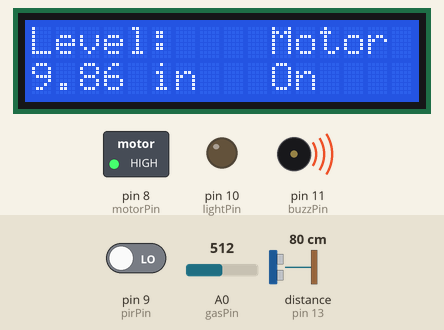
Simulated run of this sketch. Board: Arduino Uno, built with avr-gcc and run on an emulated ATmega328P. Shown: 16×2 character LCD, switched loads named in the sketch (green lamp = pin HIGH), output pins drawn as LEDs (lit = HIGH), buzzer (waves = sounding, pin HIGH). Wiring (inferred from the names in the program): ultrasonic range finder: trigger pin 12; echo pin 13. Inputs (shaded band) come from the test bench; at power-on: distance to the obstacle (sensor on pin 13) 80 cm, pin 9 (pirPin) LOW, A0 (gasPin) = 512. The echo pulse lasts 58.3 µs per cm; pins used as bus, display or sensor lines are not drawn.

Above: at 1.2 s.
1.3 s: distance to the obstacle (sensor on pin 13) set to 149 cm
At 1.4 s:
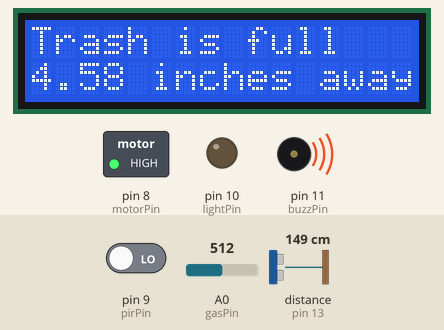
4.1 s: distance to the obstacle (sensor on pin 13) set to 157 cm
At 4.64 s:
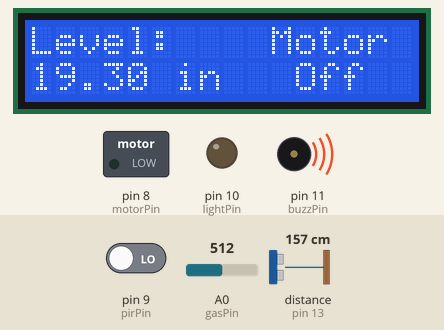
6.7 s: distance to the obstacle (sensor on pin 13) set to 2 cm
At 7.01 s:
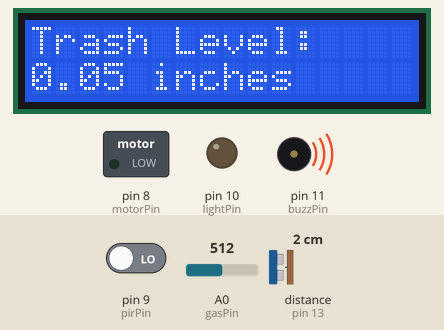
9.7 s: pin 9 (pirPin) driven HIGH
At 10.53 s:
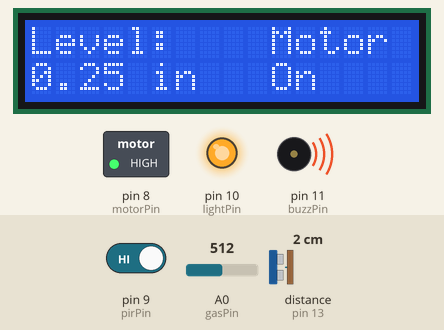
12.1 s: A0 (gasPin) set to 412
13.6 s: A0 (gasPin) set to 387
At 14.25 s:
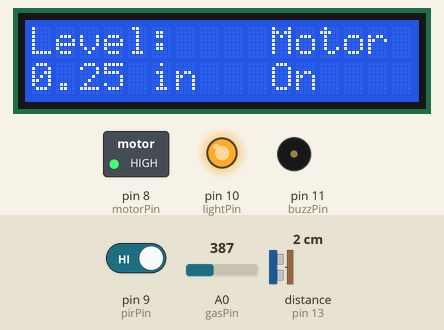
Timing chart, 0 to 16.6 s (numbered marks = the images above; inputs shaded):
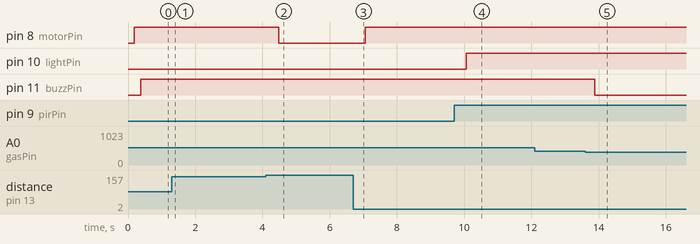

The sketch:

home_automation_system_using_arduino1.ino
```cpp
// *** LCD Display ***
#include<LiquidCrystal.h>
LiquidCrystal lcd(2,3,4,5,6,7);

// *** Ultrasonic Sensor ***
int trigPin = 12;
int echoPin = 13;
float travelTime;
float level;
float speed;//miles per hour

float readStatusofContainer(int trigPin,int echoPin)
{
  //sending ping
  digitalWrite(trigPin,LOW);
  delayMicroseconds(100);
  digitalWrite(trigPin,HIGH);
  delayMicroseconds(10);
  digitalWrite(trigPin,LOW);
  //returns round trip time of container status
  return pulseIn(echoPin,HIGH);
}

// *** DC Motor ***
int motorPin = 8;

// *** PIR Sensor ***
int pirPin = 9;

// *** Light ***
int lightPin = 10;

// *** Gas Sensor ***
int gasPin = A0;
int threshold = 400;

// *** Piezo ***
int buzzPin = 11;

// *** LED ***
int ledPin = 0;

void setup()
{
  Serial.begin(9600);

 // *** LCD Display ***
  lcd.begin(16,2);

 // *** Ultrasonic Sensor ***
  pinMode(trigPin,OUTPUT);
  pinMode(echoPin,INPUT);

 // *** DC Motor ***
  pinMode(motorPin,OUTPUT);

 // *** PIR Sensor ***
  pinMode(pirPin,INPUT);

 // *** Light ***
  pinMode(lightPin,OUTPUT);

 // *** Gas Sensor ***
  pinMode(gasPin,INPUT);

 // *** Piezo ***
  pinMode(buzzPin, OUTPUT);

 // *** LED ***
  pinMode(ledPin,OUTPUT);
}

void loop()
{
  // *** Trash can monitoring ***
  // Trash can height 5 inches
  travelTime = readStatusofContainer(trigPin,echoPin);//microseconds
  travelTime = travelTime/1000000;//seconds
  travelTime = travelTime/3600;//hours
  speed = 60.0;//miles per hour(86.4 for 5 inches)
  level = speed * travelTime;//miles
  level = level/2;//because travelTime is round trip time
  level = level * 63360;//inch
  if(level <= 4.5)
  {
    //dispaly status
    lcd.clear();
    lcd.setCursor(0,0);
    lcd.print("Trash Level:");
    lcd.setCursor(0,1);
    lcd.print(level);
  	lcd.print(" inches");
  	delay(100);
  }
  else
  {
    //dispaly status
    lcd.clear();
    lcd.setCursor(0,0);
    lcd.print("Trash is full");
    lcd.setCursor(0,1);
    lcd.print(level);
  	lcd.print(" inches away");
  	delay(100);
  }

  // *** Water level monitoring ***
  // Water tank height 20 inches
  travelTime = readStatusofContainer(trigPin,echoPin);//microseconds
  travelTime = travelTime/1000000;//seconds
  travelTime = travelTime/3600;//hours
  speed = 240.1;//miles per hour(345.3 for 20 inches)
  level = speed * travelTime;//miles
  level = level/2;//because travelTime is round trip time
  level = level * 63360;//inch
  if(level <= 19.0)
  {
    //dispaly status and Turn on motor
	digitalWrite(motorPin,HIGH);
    lcd.clear();
    lcd.setCursor(0,0);
    lcd.print("Level:    Motor");
    lcd.setCursor(0,1);
    lcd.print(level);
  	lcd.print(" in   On");
  	delay(100);
  }
  else
  {
    //dispaly status and Turn off motor
    digitalWrite(motorPin,0);
    lcd.clear();
    lcd.setCursor(0,0);
    lcd.print("Level:    Motor");
    lcd.setCursor(0,1);
    lcd.print(level);
  	lcd.print(" in   Off");
  	delay(100);
  }

  // *** Motion Detection
  if(digitalRead(pirPin)==HIGH)
  	digitalWrite(lightPin, HIGH);
  else
    digitalWrite(lightPin, LOW);
  delay(100);

  // *** Detects flammable gases ***
  if(analogRead(gasPin) >= threshold)
  {
    digitalWrite(ledPin,HIGH);
  	digitalWrite(buzzPin,HIGH);
  }
  else
  {
    digitalWrite(ledPin,LOW);
    digitalWrite(buzzPin,LOW);
  }
  delay(100);
}
```

Measured:
- the behaviour switches between 154 and 155 cm on distance to the obstacle (sensor on pin 13) (found by bisection; images 1 and 2)
- the behaviour switches between 400 and 399 on A0 (gasPin) (found by bisection; images 4 and 5)
- after the input at 1.3 s, the display: changes after 0.05 s (image 1)
- after the input at 4.1 s, pin 8 (motorPin): HIGH → LOW after 0.38 s; the display: first changes after 0.27 s (image 2 shows a later state)
- after the input at 6.7 s, pin 8 (motorPin): LOW → HIGH after 0.36 s; the display: changes after 0.26 s (image 3)
- after the input at 9.7 s, pin 10 (lightPin): LOW → HIGH after 0.36 s
- after the input at 13.6 s, pin 11 (buzzPin): HIGH → LOW after 0.29 s
